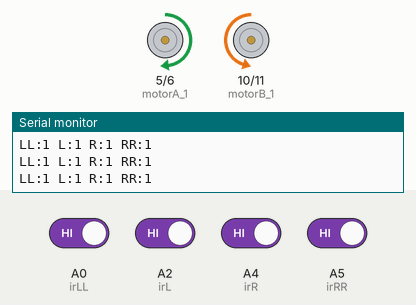
The sketch below on a simulated Arduino Uno, built with avr-gcc and run on an emulated ATmega328P. Parts: motor-driver pin pairs drawn as motors (green arrow = first pin HIGH = forward, orange = second pin HIGH = backward, longer = more drive), the last lines printed to the serial monitor. The test bench sets the inputs (shaded band); at power-on: A0 (irLL), A2 (irL), A4 (irR), A5 (irRR) HIGH.

Above: at 2.2 s.
2.3 s: A0 (irLL) driven LOW and A2 (irL) driven LOW and A4 (irR) driven LOW and A5 (irRR) driven LOW
At 2.7 s:
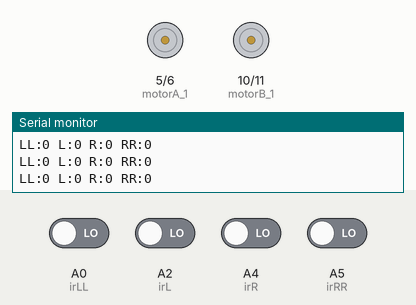
3.8 s: A4 (irR) driven HIGH
At 4.4 s:
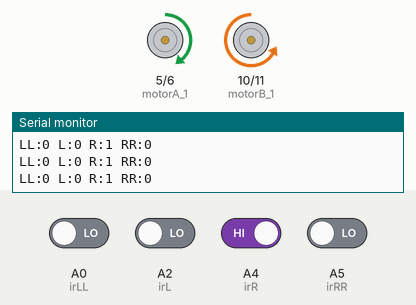
5.3 s: A0 (irLL) driven HIGH
At 5.7 s:
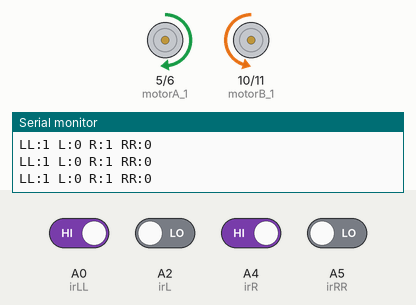
8.3 s: A0 (irLL) driven LOW
At 9.4 s:
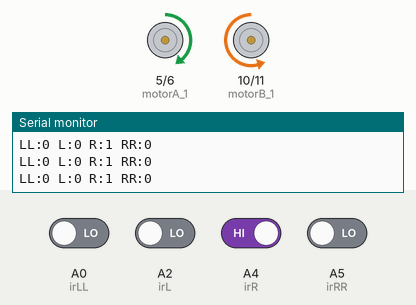
11.3 s: A4 (irR) driven LOW and A5 (irRR) driven HIGH
At 12.4 s:
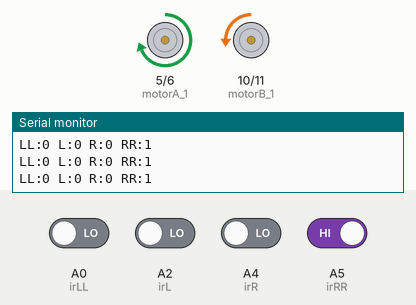
Timing chart, 0 to 13.8 s (numbered marks = the images above; inputs shaded):
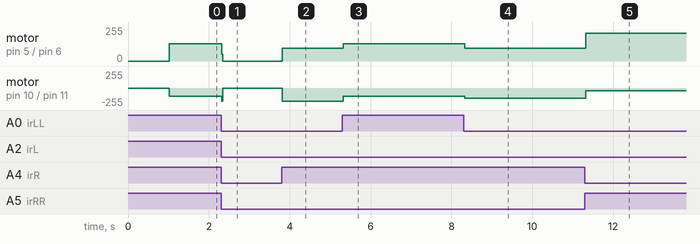

The sketch:

Forward_detection_barrier_ver.1.ino
```cpp
int motorA_1 = 5;
int motorA_2 = 6;
int motorB_1 = 10;
int motorB_2 = 11;

int trigPin = 2;
int echoPin = 3;

int irLL = A0;
int irL  = A2;
int irR  = A4;
int irRR = A5;

// ── 可調參數 ──────────────────────────
int moveSpeed  = 120;  // 直走速度 (0~255)
int trimOffset = 10;   // 左右馬達補償（正值 = 左輪補快）
int turnSmall  = 35;   // L/R 離線微調幅度
int turnLarge  = 80;   // LL/RR 離線大幅修正幅度
// ─────────────────────────────────────

bool stableRead(int pin) {
  int count = 0;
  for (int i = 0; i < 5; i++) {
    if (digitalRead(pin) == HIGH) count++;  // 1 = 黑線
    delay(1);
  }
  return count >= 3;  // true = 偵測到黑線
}

void drive(int speedA, int speedB) {
  speedA = constrain(speedA + trimOffset, 0, 255);
  speedB = constrain(speedB, 0, 255);
  analogWrite(motorA_1, speedA);
  digitalWrite(motorA_2, LOW);
  analogWrite(motorB_2, speedB);
  digitalWrite(motorB_1, LOW);
}

void stopCar() {
  digitalWrite(motorA_1, LOW); digitalWrite(motorA_2, LOW);
  digitalWrite(motorB_1, LOW); digitalWrite(motorB_2, LOW);
}

void setup() {
  Serial.begin(9600);
  pinMode(motorA_1, OUTPUT); pinMode(motorA_2, OUTPUT);
  pinMode(motorB_1, OUTPUT); pinMode(motorB_2, OUTPUT);
  pinMode(trigPin, OUTPUT);  pinMode(echoPin, INPUT);
  pinMode(irLL, INPUT); pinMode(irL, INPUT);
  pinMode(irR,  INPUT); pinMode(irRR, INPUT);
  delay(1000);
}

void loop() {
  bool ll = stableRead(irLL);  // true = 壓到黑線
  bool l  = stableRead(irL);
  bool r  = stableRead(irR);
  bool rr = stableRead(irRR);

  Serial.print("LL:"); Serial.print(ll);
  Serial.print(" L:"); Serial.print(l);
  Serial.print(" R:"); Serial.print(r);
  Serial.print(" RR:"); Serial.println(rr);

  if (!ll && !l && !r && !rr) {
    // 四個都離線 → 完全脫軌，停車
    stopCar();

  } else if (ll && !l && !r && !rr) {
    // 只有 LL 壓線 → 車大幅偏右 → 大幅向左修正（右輪快）
    drive(moveSpeed - turnLarge, moveSpeed + turnLarge);

  } else if (!ll && !l && !r && rr) {
    // 只有 RR 壓線 → 車大幅偏左 → 大幅向右修正（左輪快）
    drive(moveSpeed + turnLarge, moveSpeed - turnLarge);

  } else if (!ll && l && r && !rr) {
    // L 和 R 都壓線 → 正常直走
    drive(moveSpeed, moveSpeed);

  } else if (!ll && !l && r && !rr) {
    // 只有 R 壓線，L 離線 → 車偏右 → 向左修正（右輪快）
    drive(moveSpeed - turnSmall, moveSpeed + turnSmall);

  } else if (!ll && l && !r && !rr) {
    // 只有 L 壓線，R 離線 → 車偏左 → 向右修正（左輪快）
    drive(moveSpeed + turnSmall, moveSpeed - turnSmall);

  } else {
    // 其他狀況 → 直走
    drive(moveSpeed, moveSpeed);
  }
}
```

Measured:
- after the input at 2.3 s, motor on pin 5 (motorA_1) / pin 6 (motorA_2): forward 130/255 → stopped at once; motor on pin 10 (motorB_1) / pin 11 (motorB_2): backward 120/255 → stopped at once
- after the input at 3.8 s, motor on pin 5 (motorA_1) / pin 6 (motorA_2): stopped → forward 95/255 at once; motor on pin 10 (motorB_1) / pin 11 (motorB_2): stopped → backward 200/255 at once
- after the input at 5.3 s, motor on pin 5 (motorA_1) / pin 6 (motorA_2): forward 95/255 → forward 130/255 at once; motor on pin 10 (motorB_1) / pin 11 (motorB_2): backward 200/255 → backward 120/255 at once
- after the input at 8.3 s, motor on pin 5 (motorA_1) / pin 6 (motorA_2): forward 130/255 → forward 95/255 at once; motor on pin 10 (motorB_1) / pin 11 (motorB_2): backward 120/255 → backward 155/255 at once
- after the input at 11.3 s, motor on pin 5 (motorA_1) / pin 6 (motorA_2): forward 95/255 → forward 210/255 at once; motor on pin 10 (motorB_1) / pin 11 (motorB_2): backward 155/255 → backward 40/255 at once
